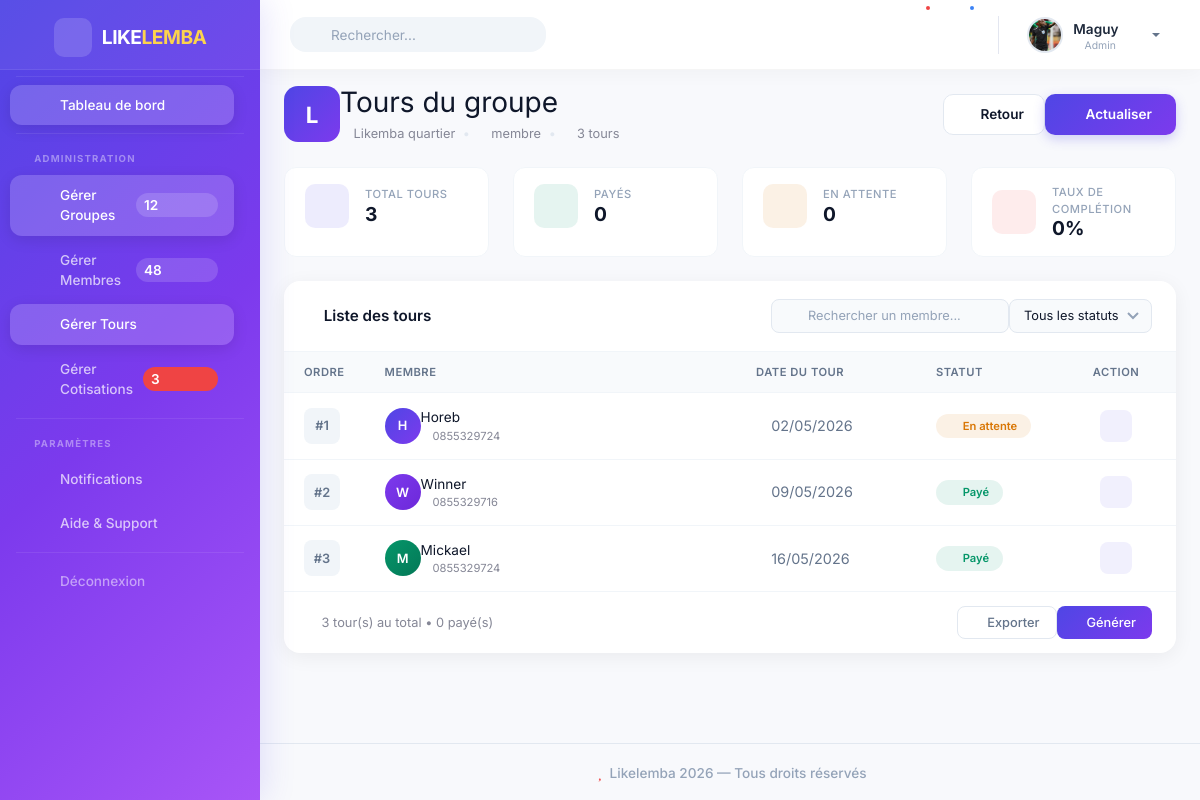
Page /groupes/7/tours/ (signed in) on the committed database.
### authentification/models.py (models this page shows)
class Utilisateur(AbstractUser):
    telephone = models.CharField(max_length=20)
    ROLE_CHOICES = [
        ('ADMIN', 'Admin'),
        ('MEMBRE', 'Membre')
    ]
    role = models.CharField(max_length=10, choices=ROLE_CHOICES)
    photo = models.ImageField(upload_to='profiles/', null=True, blank=True)
    is_verified = models.BooleanField(default=False)

### likelemba_app/models.py (models this page shows, shortened)
class Groupe(models.Model):
    FREQUENCE_CHOICES = [
        ('QUOTIDIEN', 'Quotidien'),
        ('HEBDOMADAIRE', 'Hebdomadaire'),
        ('MENSUEL', 'Mensuel'),
        ('ANNUEL', 'Annuel')
    ]
    STATUT_CHOICES = [
        ('ACTIF', 'Actif'),
        ('TERMINE', 'Terminé')
    ]
    nom = models.CharField(max_length=100)
    montant_cotisation = models.DecimalField(
        max_digits=10,
        decimal_places=2
    )
    frequence = models.CharField(max_length=20, choices=FREQUENCE_CHOICES)
    date_debut = models.DateField()
    statut = models.CharField(max_length=20, choices = STATUT_CHOICES, default='ACTIF')
    date_creation = models.DateTimeField(auto_now_add=True, null=True)
    admin = models.ForeignKey(
        Utilisateur,
        on_delete=models.CASCADE
    )

class Tour(models.Model):
    groupe = models.ForeignKey(Groupe, on_delete=models.CASCADE)
    membre = models.ForeignKey(MembreGroupe, on_delete=models.CASCADE)
    date_tour = models.DateField()
    statut = models.CharField(
        max_length=20,
        choices=[
            ('EN_ATTENTE', 'En attente'),
            ('PAYE', 'Payé')
        ],
        default='EN_ATTENTE'
    )

class MembreGroupe(models.Model):
    utilisateur = models.ForeignKey(
        Utilisateur,
        on_delete=models.CASCADE,
        null=True,
        blank=True
    )
    groupe = models.ForeignKey(
        Groupe,
        on_delete=models.CASCADE,
        null=True,
        blank=True
    )
    nom = models.CharField(max_length=100, null=True, blank=True)
    telephone = models.CharField(max_length=20, blank=True)
    ordre_reception = models.IntegerField()
    @property
    def nom_affiche(self):
        if self.utilisateur:
            return self.utilisateur.username
        return self.nom or "Membre sans nom"
    class Meta:
        unique_together = ('utilisateur', 'groupe')

### likelemba_app/views.py (the view)
# urls.py: path('groupes/<int:groupe_id>/tours/', liste_tours_view, name='liste_tours'),
@login_required(login_url="login")
def liste_tours_view(request, groupe_id):
    groupe = get_object_or_404(Groupe, id=groupe_id, admin=request.user)
    tours = Tour.objects.filter(groupe=groupe).order_by('date_tour')
    return render(request, 'tours/liste_tours.html', {
        'groupe': groupe,
        'tours': tours
    })

### likelemba/templates/tours/liste_tours.html (shortened to what this page needs)
{% extends 'base.html' %}
{% load static %}
{% block content %}
<div class="page-header mb-4">
    <div class="d-flex justify-content-between align-items-center flex-wrap gap-3">
        <div>
            <div class="d-flex align-items-center gap-3">
                <div class="group-avatar-large" style="background: linear-gradient(135deg, #4f46e5, #7c3aed);">
                    {{ groupe.nom|make_list|first|upper }}
                </div>
                <div>
                    <h1 class="h3 mb-1 fw-bold" style="color: #0f172a;">
                        Tours du groupe
                    </h1>
                    <p class="text-muted small mb-0">
                        <i class="fas fa-layer-group me-1" style="color: #4f46e5;"></i>
                        {{ groupe.nom }}
                        <span class="bullet">•</span>
                        <i class="fas fa-users me-1" style="color: #4f46e5;"></i>
                        {{ groupe.total_membres }} membre{{ groupe.total_membres|pluralize }}
                        <span class="bullet">•</span>
                        <i class="fas fa-sync-alt me-1" style="color: #4f46e5;"></i>
                        {{ tours|length }} tour{{ tours|length|pluralize }}
                    </p>
                </div>
            </div>
        </div>
        <div class="d-flex gap-2">
            <a href="{% url 'liste_groupes_tours' %}" class="btn btn-outline-modern">
                <i class="fas fa-arrow-left me-1"></i>
                <span class="d-none d-sm-inline">Retour</span>
            </a>
            <button class="btn btn-primary-modern" onclick="window.location.reload();">
                <i class="fas fa-sync-alt me-1"></i>
                <span class="d-none d-sm-inline">Actualiser</span>
            </button>
        </div>
    </div>
</div>
<div class="row g-3 mb-4">
    <div class="col-xl-3 col-md-6">
        <div class="stat-mini">
            <div class="stat-mini-body">
                <div class="stat-mini-icon purple">
                    <i class="fas fa-sync-alt"></i>
                </div>
                <div>
                    <span class="stat-mini-label">Total tours</span>
                    <h5 class="stat-mini-value">{{ tours|length }}</h5>
                </div>
            </div>
        </div>
    </div>
    <div class="col-xl-3 col-md-6">
        <div class="stat-mini">
            <div class="stat-mini-body">
                <div class="stat-mini-icon green">
                    <i class="fas fa-check-circle"></i>
                </div>
                <div>
                    <span class="stat-mini-label">Payés</span>
                    <h5 class="stat-mini-value">
                        {% with paid=0 %}
                            {{ paid }}
                        {% endwith %}
                    </h5>
                </div>
            </div>
        </div>
    </div>
    <div class="col-xl-3 col-md-6">
        <div class="stat-mini">
            <div class="stat-mini-body">
                <div class="stat-mini-icon orange">
                    <i class="fas fa-clock"></i>
                </div>
                <div>
                    <span class="stat-mini-label">En attente</span>
                    <h5 class="stat-mini-value">
                        {% with pending=0 %}
                            {{ pending }}
                        {% endwith %}
                    </h5>
                </div>
            </div>
        </div>
    </div>
    <div class="col-xl-3 col-md-6">
        <div class="stat-mini">
            <div class="stat-mini-body">
                <div class="stat-mini-icon red">
                    <i class="fas fa-percent"></i>
                </div>
                <div>
                    <span class="stat-mini-label">Taux de complétion</span>
                    <h5 class="stat-mini-value">
                        {% with total=tours|length %}
                            {% if total > 0 %}
                                {% with paid=0 %}
                                    {{ paid|floatformat:0 }}%
                                {% endwith %}
                            {% else %}
                                0%
                            {% endif %}
                        {% endwith %}
                    </h5>
                </div>
            </div>
        </div>
    </div>
</div>
<div class="card-modern">
    <div class="card-modern-header d-flex justify-content-between align-items-center flex-wrap gap-2">
        <span class="card-modern-title">
            <i class="fas fa-list me-2" style="color: #4f46e5;"></i>
            Liste des tours
        </span>
        <div class="d-flex gap-2">
            <div class="search-wrapper">
                <i class="fas fa-search search-icon"></i>
                <input type="text" class="search-input" placeholder="Rechercher un membre..." id="tableSearch">
            </div>
            <div class="filter-wrapper">
                <select class="filter-select" id="statusFilter">
                    <option value="all">Tous les statuts</option>
                </select>
            </div>
        </div>
    </div>
    <div class="card-modern-body p-0">
        <div class="table-responsive">
            <table class="table-modern" id="tourTable">
                <thead>
                    <tr>
                        <th style="width: 80px;">Ordre</th>
                        <th>Membre</th>
                        <th style="width: 180px;">Date du tour</th>
                        <th style="width: 140px;">Statut</th>
                        <th style="width: 120px;" class="text-center">Action</th>
                    </tr>
                </thead>
                <tbody>
                    {% for tour in tours %}
                    <tr data-status="{{ tour.statut }}">
                        <td>
                            <span class="order-badge">#{{ forloop.counter }}</span>
                        </td>
                        <td>
                            <div class="d-flex align-items-center gap-3">
                                <div class="member-avatar" style="background: linear-gradient(135deg, {% cycle '#4f46e5' '#7c3aed' '#059669' '#d97706' '#2563eb' '#dc2626' %}, {% cycle '#7c3aed' '#6d28d9' '#047857' '#b45309' '#1d4ed8' '#b91c1c' %});">
                                    {{ tour.membre.nom_affiche|make_list|first|upper }}
                                </div>
                                <div>
                                    <span class="fw-semibold" style="color: #0f172a;">{{ tour.membre.nom_affiche }}</span>
                                    {% if tour.membre.telephone %}
                                        <small class="d-block text-muted" style="font-size: 0.7rem;">
                                            <i class="fas fa-phone me-1"></i>
                                            {{ tour.membre.telephone }}
                                        </small>
                                    {% endif %}
                                </div>
                            </div>
                        </td>
                        <td>
                            <span style="color: #64748b; font-size: 0.9rem;">
                                <i class="far fa-calendar-alt me-1"></i>
                                {{ tour.date_tour|date:"d/m/Y" }}
                            </span>
                        </td>
                        <td>
                            {% if tour.statut == "PAYE" %}
                                <span class="badge-status success">
                                    <i class="fas fa-check-circle me-1"></i>
                                    Payé
                                </span>
                            {% else %}
                                <span class="badge-status warning">
                                    <i class="fas fa-clock me-1"></i>
                                    En attente
                                </span>
                            {% endif %}
                        </td>
                        <td class="text-center">
                            <button class="btn-action view"
                                    title="Voir détails"
                                    data-toggle="modal"
                                    data-target="#tourModal{{ forloop.counter }}">
                                <i class="fas fa-eye"></i>
                            </button>
                        </td>
                    </tr>
                    {% endfor %}
                </tbody>
            </table>
        </div>
    </div>
    <div class="card-modern-footer d-flex justify-content-between align-items-center flex-wrap gap-2">
        <span class="text-muted small">
            <i class="fas fa-info-circle me-1"></i>
            {{ tours|length }} tour(s) au total
            {% with paid=0 %}
                • {{ paid }} payé(s)
            {% endwith %}
        </span>
        <div class="d-flex gap-2">
            <button class="btn-export" onclick="exportTable()">
                <i class="fas fa-file-export me-1"></i> Exporter
            </button>
            {% if tours %}
                <a href="{% url 'lancer_tours' groupe.id %}" class="btn-action-generate">
                    <i class="fas fa-plus me-1"></i> Générer
                </a>
            {% endif %}
        </div>
    </div>
</div>
{% endblock %}

### likelemba/templates/components/navbar.html (shortened to what this page needs)
{% load static %}
<nav class="navbar navbar-expand navbar-light bg-white topbar mb-0 static-top shadow-sm">
    <form class="d-none d-sm-inline-block form-inline mr-auto my-2 my-md-0">
        <div class="search-wrapper">
            <i class="fas fa-search search-icon"></i>
            <input type="text" class="form-control" placeholder="Rechercher...">
        </div>
    </form>
    <ul class="navbar-nav ml-auto align-items-center" style="flex-direction: row; gap: 2px;">
        <li class="nav-item">
            <a class="nav-link" href="#" role="button" style="position: relative;">
                <i class="fas fa-bell fa-fw" style="font-size: 1.1rem;"></i>
                <span class="badge-dot"></span>
            </a>
        </li>
        <li class="nav-item">
            <a class="nav-link" href="#" role="button" style="position: relative;">
                <i class="fas fa-envelope fa-fw" style="font-size: 1.1rem;"></i>
                <span class="badge-dot blue"></span>
            </a>
        </li>
        <li class="nav-item">
            <a class="nav-link dropdown-toggle user-profile" href="#" id="userDropdown" role="button" data-toggle="dropdown" aria-haspopup="true" aria-expanded="false">
                {% if request.user.photo %}
                    <img src="{{ request.user.photo.url }}" alt="Photo de profil">
                {% else %}
                    <img src="{% static 'img/undraw_profile_2.svg' %}" alt="Photo de profil">
                {% endif %}
                <div class="user-info d-none d-lg-block">
                    <span class="user-name">{{ request.user.username }}</span>
                    <span class="user-role">
                        <i class="fas fa-circle" style="color: #22c55e;"></i>
                        {{ request.user.get_role_display }}
                    </span>
                </div>
                <i class="fas fa-chevron-down chevron"></i>
            </a>
        </li>
    </ul>
</nav>

### rows in the picture
Utilisateur: user.photo (picture), user.username "Maguy", user.role "Admin"
Groupe: nom|make_list "L", nom "Likemba quartier"
Tour: membre.nom_affiche|make_list "H", membre.nom_affiche "Horeb", membre.telephone "0855329724", date_tour "02/05/2026", statut "EN_ATTENTE" (drawn)
Tour: membre.nom_affiche|make_list "W", membre.nom_affiche "Winner", membre.telephone "0855329716", date_tour "09/05/2026", statut "PAYE" (drawn)
Tour: membre.nom_affiche|make_list "M", membre.nom_affiche "Mickael", membre.telephone "0855329724", date_tour "16/05/2026", statut "PAYE" (drawn)

### other values in the picture
{{ tours|length }} "3"
{{ paid }} "0"
{{ pending }} "0"
{{ paid|floatformat:0 }} "0"
